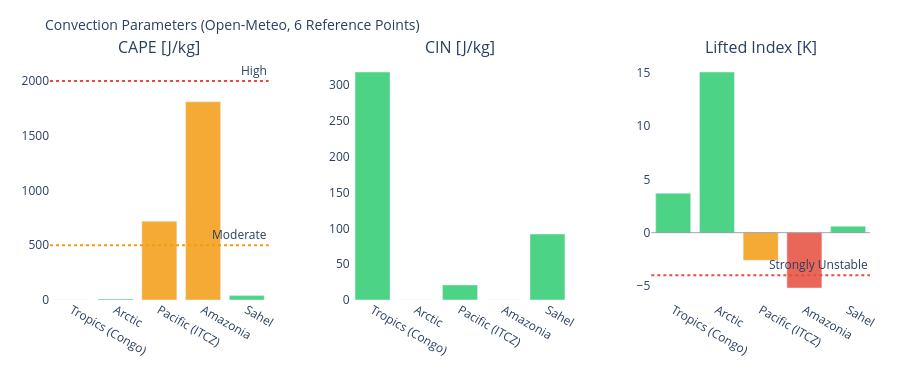

Write notebook code for a chart like this one.
### Markdown cell above
---
## 3. Visualizations

### Code cell
# ============================================================
# CAPE / CIN / LIFTED INDEX – Convection potential
# ============================================================

if not df_atm.empty:
    fig = make_subplots(
        rows=1, cols=3,
        subplot_titles=['CAPE [J/kg]', 'CIN [J/kg]', 'Lifted Index [K]'],
        horizontal_spacing=0.1
    )
    pts = df_atm['point'].tolist()
    pt_colors = ['#E85D24','#185FA5','#888780','#378ADD','#639922','#F2A623']

    # CAPE – höher = mehr Gewitterpotential
    cape_vals = df_atm['cape'].fillna(0).tolist()
    cape_colors = ['#e74c3c' if v > 2000 else '#f39c12' if v > 500 else '#2ecc71'
                   for v in cape_vals]
    fig.add_trace(go.Bar(x=pts, y=cape_vals, marker_color=cape_colors,
                         opacity=0.85, showlegend=False), row=1, col=1)
    fig.add_hline(y=2000, line_dash='dot', line_color='#e74c3c',
                  annotation_text='High', row=1, col=1)
    fig.add_hline(y=500,  line_dash='dot', line_color='#f39c12',
                  annotation_text='Moderate', row=1, col=1)

    # CIN – negativer = stärker gedeckelt (weniger Auslöse)
    cin_vals = df_atm['cin'].fillna(0).tolist()
    cin_colors = ['#e74c3c' if v < -200 else '#f39c12' if v < -50 else '#2ecc71'
                  for v in cin_vals]
    fig.add_trace(go.Bar(x=pts, y=cin_vals, marker_color=cin_colors,
                         opacity=0.85, showlegend=False), row=1, col=2)

    # Lifted Index – negativ = instabil
    li_vals = df_atm['li'].fillna(0).tolist()
    li_colors = ['#e74c3c' if v < -4 else '#f39c12' if v < 0 else '#2ecc71'
                 for v in li_vals]
    fig.add_trace(go.Bar(x=pts, y=li_vals, marker_color=li_colors,
                         opacity=0.85, showlegend=False), row=1, col=3)
    fig.add_hline(y=0, line_color='gray', line_width=0.7, row=1, col=3)
    fig.add_hline(y=-4, line_dash='dot', line_color='#e74c3c',
                  annotation_text='Strongly Unstable', row=1, col=3)

    fig.update_layout(
        title=dict(text='Convection Parameters (Open-Meteo, 6 Reference Points)', font=dict(size=14)),
        height=380, plot_bgcolor='rgba(0,0,0,0)', paper_bgcolor='rgba(0,0,0,0)',
        margin=dict(l=50, r=30, t=60, b=80)
    )
    fig.update_xaxes(tickangle=30)
    fig.show()

### Figure 1 — Plotly figure (JSON) as saved in the notebook; plotly's stock layout.template omitted (floating-point values rounded to 4 significant figures)
{"data": [{"marker": {"color": ["#2ecc71", "#2ecc71", "#f39c12", "#f39c12", "#2ecc71"]}, "opacity": 0.85, "showlegend": false, "type": "bar", "x": ["Tropics (Congo)", "Arctic", "Pacific (ITCZ)", "Amazonia", "Sahel"], "xaxis": "x", "y": [0.0, 10.0, 720.0, 1810.0, 40.0], "yaxis": "y"}, {"marker": {"color": ["#2ecc71", "#2ecc71", "#2ecc71", "#2ecc71", "#2ecc71"]}, "opacity": 0.85, "showlegend": false, "type": "bar", "x": ["Tropics (Congo)", "Arctic", "Pacific (ITCZ)", "Amazonia", "Sahel"], "xaxis": "x2", "y": [318.0, 0.0, 21.0, 0.0, 92.0], "yaxis": "y2"}, {"marker": {"color": ["#2ecc71", "#2ecc71", "#f39c12", "#e74c3c", "#2ecc71"]}, "opacity": 0.85, "showlegend": false, "type": "bar", "x": ["Tropics (Congo)", "Arctic", "Pacific (ITCZ)", "Amazonia", "Sahel"], "xaxis": "x3", "y": [3.7, 15.1, -2.6, -5.2, 0.6], "yaxis": "y3"}], "layout": {"annotations": [{"font": {"size": 16}, "showarrow": false, "text": "CAPE [J/kg]", "x": 0.1333, "xanchor": "center", "xref": "paper", "y": 1.0, "yanchor": "bottom", "yref": "paper"}, {"font": {"size": 16}, "showarrow": false, "text": "CIN [J/kg]", "x": 0.5, "xanchor": "center", "xref": "paper", "y": 1.0, "yanchor": "bottom", "yref": "paper"}, {"font": {"size": 16}, "showarrow": false, "text": "Lifted Index [K]", "x": 0.8667, "xanchor": "center", "xref": "paper", "y": 1.0, "yanchor": "bottom", "yref": "paper"}, {"showarrow": false, "text": "High", "x": 1, "xanchor": "right", "xref": "x domain", "y": 2000, "yanchor": "bottom", "yref": "y"}, {"showarrow": false, "text": "Moderate", "x": 1, "xanchor": "right", "xref": "x domain", "y": 500, "yanchor": "bottom", "yref": "y"}, {"showarrow": false, "text": "Strongly Unstable", "x": 1, "xanchor": "right", "xref": "x3 domain", "y": -4, "yanchor": "bottom", "yref": "y3"}], "height": 380, "margin": {"b": 80, "l": 50, "r": 30, "t": 60}, "paper_bgcolor": "rgba(0,0,0,0)", "plot_bgcolor": "rgba(0,0,0,0)", "shapes": [{"line": {"color": "#e74c3c", "dash": "dot"}, "type": "line", "x0": 0, "x1": 1, "xref": "x domain", "y0": 2000, "y1": 2000, "yref": "y"}, {"line": {"color": "#f39c12", "dash": "dot"}, "type": "line", "x0": 0, "x1": 1, "xref": "x domain", "y0": 500, "y1": 500, "yref": "y"}, {"line": {"color": "gray", "width": 0.7}, "type": "line", "x0": 0, "x1": 1, "xref": "x3 domain", "y0": 0, "y1": 0, "yref": "y3"}, {"line": {"color": "#e74c3c", "dash": "dot"}, "type": "line", "x0": 0, "x1": 1, "xref": "x3 domain", "y0": -4, "y1": -4, "yref": "y3"}], "title": {"font": {"size": 14}, "text": "Convection Parameters (Open-Meteo, 6 Reference Points)"}, "xaxis": {"anchor": "y", "domain": [0.0, 0.2667], "tickangle": 30}, "xaxis2": {"anchor": "y2", "domain": [0.3667, 0.6333], "tickangle": 30}, "xaxis3": {"anchor": "y3", "domain": [0.7333, 1.0], "tickangle": 30}, "yaxis": {"anchor": "x", "domain": [0.0, 1.0]}, "yaxis2": {"anchor": "x2", "domain": [0.0, 1.0]}, "yaxis3": {"anchor": "x3", "domain": [0.0, 1.0]}}}
